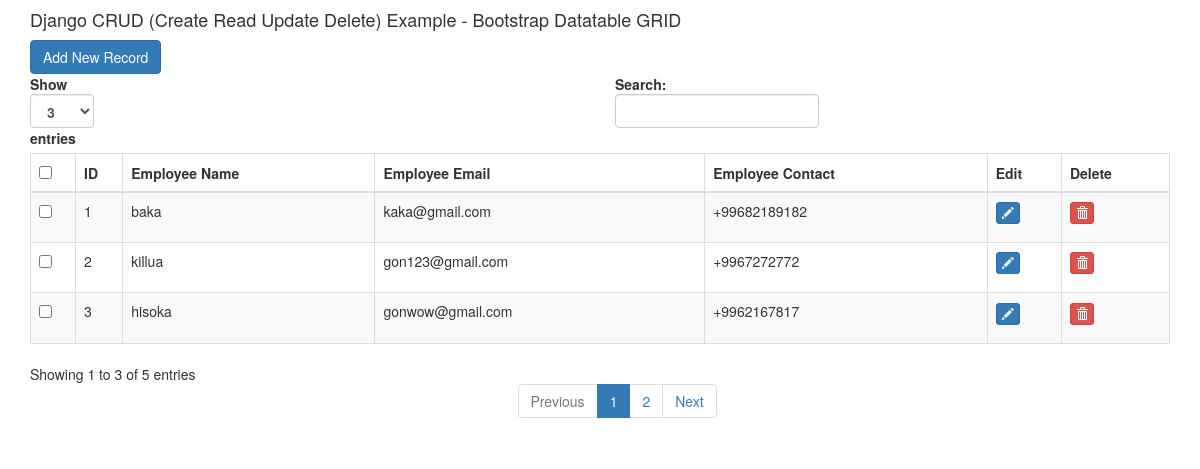
Before: / with the older database file.
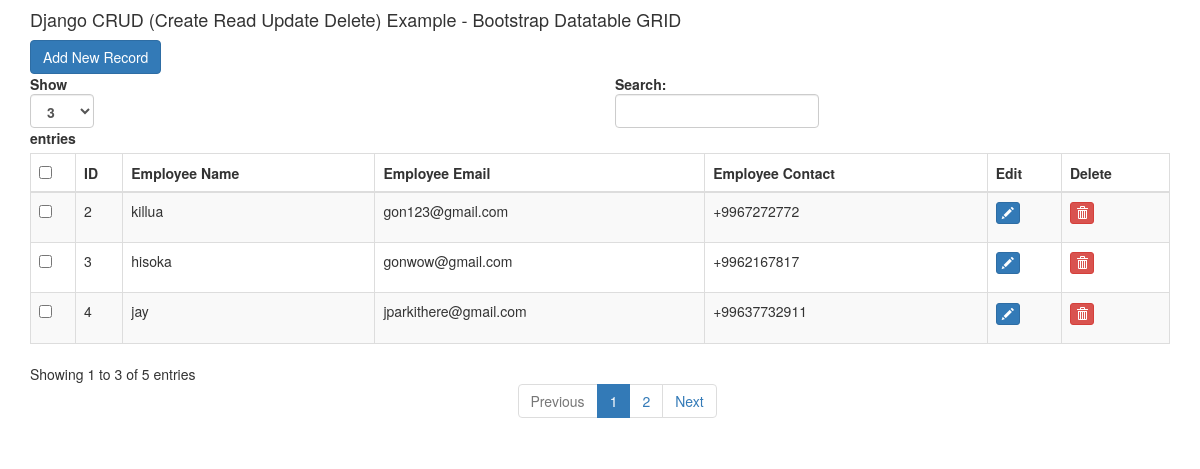
After: the same page with the newer database file.
### gridapp/models.py (models this page shows, shortened)
class Employer(models.Model):
    name = models.CharField(max_length=180)
    email = models.EmailField()
    contact = models.CharField(max_length=14)
    class Meta:
        db_table = "employers"

### gridapp/views.py (the view)
# urls.py: path('', index),
def index(request):
    emp = Employer.objects.all()
    context = {
        'emp' : emp
    }
    return render(request, 'index.html', context=context)

### gridapp/templates/index.html (shortened to what this page needs)
{% extends "base.html" %}
{% block content %}
 <div class="col-md-12">
        <h4>Django CRUD (Create Read Update Delete) Example - Bootstrap Datatable GRID</h4> <span><a href="/addnew" class="btn btn-primary">Add New Record</a></span>
        <div class="table-responsive">
  <table id="bootstrapdatatable" class="table table-striped table-bordered" width="100%">
            <thead>
                <th><input type="checkbox" id="checkall" /></th>
                <th>ID</th>
                <th>Employee Name</th>
                <th>Employee Email</th>
                <th>Employee Contact</th>
                <th>Edit</th>
                <th>Delete</th>
             </thead>
   <tbody>
   {% for employee in emp %}
    <tr>
     <td><input type="checkbox" class="checkthis" /></td>
     <td>{{ employee.id }}</td>
     <td>{{ employee.name }}</td>
     <td>{{ employee.email }}</td>
     <td>{{ employee.contact }}</td>
     <td><p data-placement="top" data-toggle="tooltip" title="Edit"><a href="/edit/{{ employee.id }}" class="btn btn-primary btn-xs" data-title="Edit" data-toggle="modal" data-target="#edit" ><span class="glyphicon glyphicon-pencil"></span></a></p></td>
     <td><p data-placement="top" data-toggle="tooltip" title="Delete"><a href="/delete/{{ employee.id }}" class="btn btn-danger btn-xs" data-title="Delete" data-toggle="modal" data-target="#delete" ><span class="glyphicon glyphicon-trash"></span></a></p></td>
    </tr>
   {% endfor %}
   </tbody>
  </table>
        </div>
    </div>
{% endblock content %}

### gridapp/templates/base.html (shortened to what this page needs)
<!DOCTYPE html>
<html lang="en">
<head>
{% load static %}
<link href="http://maxcdn.bootstrapcdn.com/bootstrap/3.3.0/css/bootstrap.min.css" rel="stylesheet" id="bootstrap-css">
</head>
<body>
<div class="container">
 <div class="row">
    {% block content %}{% endblock %}
 </div>
</div>
</body>
</html>

Changed rows visible on the page:
removed Employer: id "1", name "baka", email "kaka@gmail.com", contact "+99682189182"
now on this page (row unchanged): Employer: id "4", name "jay", email "jparkithere@gmail.com", contact "+99637732911"
